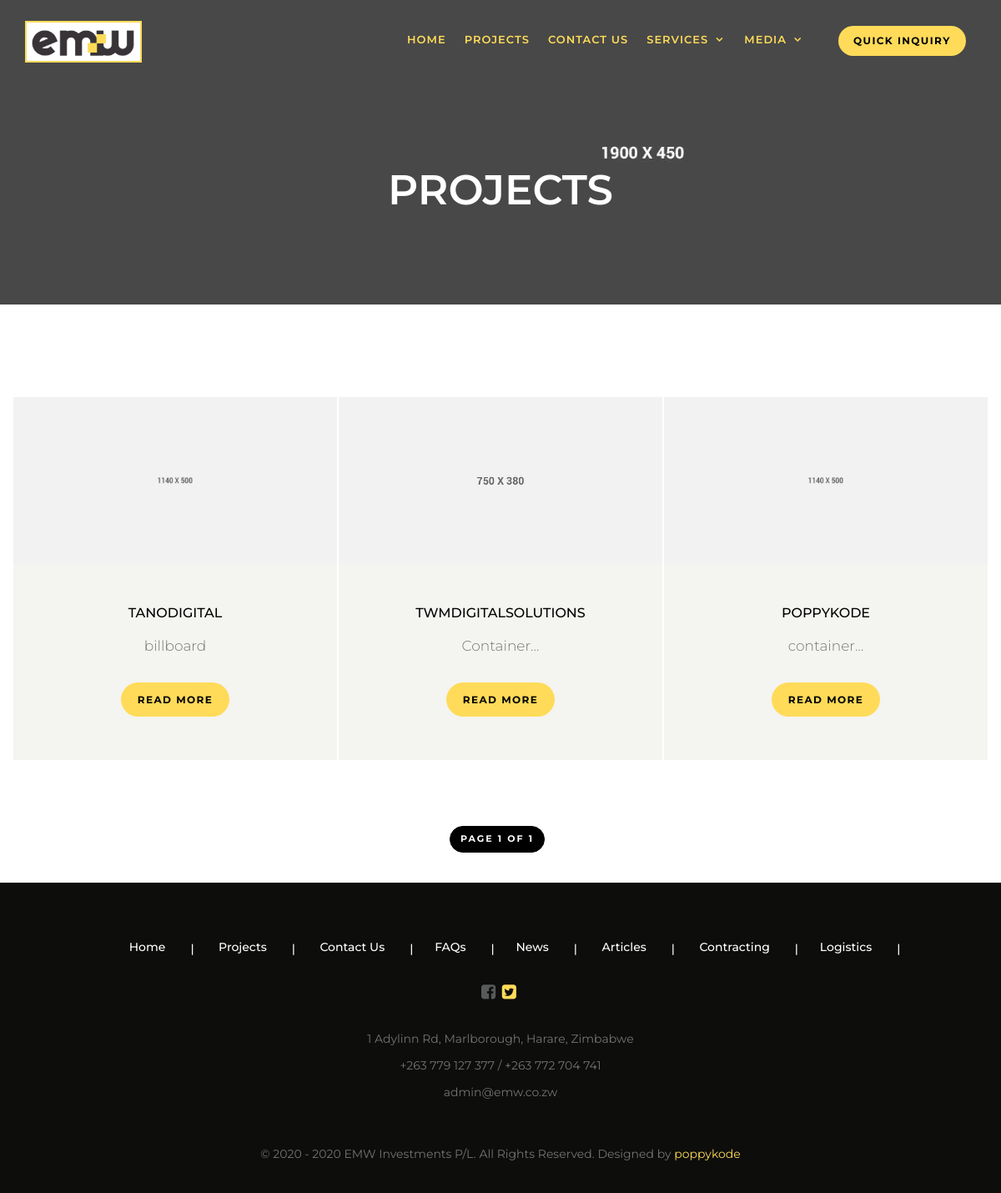
Page /projects/all on the committed database.
### portifolio_clients/models.py (models this page shows, shortened)
class Project(models.Model):
    CATEGORY = (
        ('', 'Choose Category'),
        ('contracting', 'contracting'),
        ('logistics', 'Logistics')
    )
    company = models.CharField(max_length=255)
    project_category = models.CharField(max_length=100, choices=CATEGORY)
    project_name = models.CharField(max_length=255)
    project_description = RichTextUploadingField()
    project_cover_image = models.ImageField(
        upload_to='project/%Y/%m/')
    slug = models.SlugField(unique=True)
    updated = models.DateTimeField(auto_now=True)
    position = models.PositiveIntegerField(default=0)
    timestamp = models.DateTimeField(auto_now_add=True)
    class Meta:
        ordering = ["position", ]

### portifolio_clients/views.py (the view)
# urls.py: path('projects/all', projects, name='projects')
def projects(request):
    template_name = 'portifolio_clients/projects.html'
    qs_projs = Project.objects.all()
    paginator = Paginator(qs_projs, 36)
    page = request.GET.get('page')
    qs = paginator.get_page(page)
    return render(request, template_name, {'obj': qs, })

### templates/portifolio_clients/projects.html (shortened to what this page needs)
{% extends 'base/base.html' %}
{% load static %}
{% block content %}
<div class="page-header">
    <div class="container">
        <div class="row">
            <div class="col-lg-12 col-md-12 col-sm-12 col-xs-12">
                <div class="page-section">
                    <h1 class="page-title ">Projects </h1>
                </div>
            </div>
        </div>
    </div>
</div>
<div class="pdt80">
    <div class="container">
        <div class="row">
            <div class="portfolioContainer">
                {% for all in  obj %}
                {% include 'base/snippets/projects_snippets.html' with instance=all %}
                {% endfor %}
            </div>
        </div>
        {% if obj %}
        <div class="row">
            <div class="col-lg-12 col-md-12 col-sm-12 col-xs-12">
                <div class="col-lg-12 col-md-12 col-sm-12 col-xs-12">
                    <div class="st-pagination">
                        <ul class="pagination">
                            <li><a href="#"> Page {{ obj.number }} of {{ obj.paginator.num_pages }}</a></li>
                        </ul>
                    </div>
                </div>
            </div>
        </div>
        {% endif %}
    </div>
</div>
{% endblock %}

### templates/base/snippets/projects_snippets.html
{% load static %}
<div class=" col-lg-4 col-md-4 col-sm-3 col-xs-12">
    <div class="card">
        <img class="card-img-top" src="{{instance.project_cover_image.url}}" alt="{{instance.company|title}}"
            class="img-responsive" style="height: 200px;">
        <div class="card-body post-block">
            <h4 class="card-title">{{instance.company|title}}</h4>
            <p class="card-text">{{instance.project_name|truncatechars:10}}</p>
            <a href="{% url 'portifolio_clients:project_details' instance.slug %}" class="btn btn-primary">Read More</a>
        </div>
    </div>
</div>

### static_files/css/style.css (style rules this page uses)
body { -webkit-font-smoothing: antialiased; text-rendering: optimizeLegibility; font-family: 'Montserrat', sans-serif; font-size: 17px; letter-spacing: 0px; color: #777777; font-weight: 300; line-height: 34px; }
h1, h2, h3, h4, h5, h6 { font-weight: 500; color: #000000; font-family: 'Montserrat', sans-serif; margin: 0px 0px 15px 0px; letter-spacing: 0px; text-transform: uppercase; }
h1 { font-size: 30px; }
h4 { font-size: 16px; line-height: 22px; }
p { margin: 0 0 30px; line-height: 1.6; }
ul, ol { list-style: none; margin: 0; padding: 0; }
a { text-decoration: none; color: #111; -webkit-transition: all 0.3s; -moz-transition: all 0.3s; transition: all 0.3s; }
.btn { font-family: 'Montserrat', sans-serif; font-size: 12px; text-transform: uppercase; font-weight: 700; padding: 12px 20px; margin-bottom: 4px; letter-spacing: 1.4px; border-radius: 50px; border: transparent; -webkit-transition: all 0.3s; -moz-transition: all 0.3s; transition: all 0.3s; }
.btn-primary { background-color: #FFDB59; color: #000; }
.pdt80 { padding-top: 80px; }
img { width: auto; max-width: 100%; height: auto; margin: 0; padding: 0; border: none; line-height: normal; vertical-align: middle; }
.page-header { text-align: center; background-image: url(../images/pageheader.jpg); background-size: cover; margin: 0px; padding: 0px; border: 0px; }
.page-section { padding-top: 200px; padding-bottom: 100px; }
.page-title { font-size: 50px; font-weight: 600; margin-bottom: 10px; font-family: 'Montserrat', sans-serif; color: #fff; }
.isotope-item { z-index: 2; }
.isotope, .isotope .isotope-item { -webkit-transition-duration: 0.8s; -moz-transition-duration: 0.8s; transition-duration: 0.8s; }
.isotope { -webkit-transition-property: height, width; -moz-transition-property: height, width; transition-property: height, width; }
.isotope .isotope-item { -webkit-transition-property: -webkit-transform, opacity; -moz-transition-property: -moz-transform, opacity; transition-property: transform, opacity; padding: 1px; padding-bottom: -1px; }
.portfolioContainer { margin-left: 0px; margin-right: 0px; margin-top: 30px; }
.post-block { background-color: #f4f4f0; padding: 48px; text-align: center; margin-bottom: 30px; }
.pagination { display: inline-block; padding-left: 0; margin: 20px 0; }
.st-pagination { text-align: center; margin-top: 30px; }
.st-pagination .pagination>li>a, .pagination>li>span { position: relative; float: left; line-height: 1.6; color: #fff; letter-spacing: 2px; text-decoration: none; font-size: 11px; border-radius: 50px; border: 1px solid #000; background-color: #000; font-weight: 700; text-transform: uppercase; margin-right: 8px; margin-bottom: 5px; }
.st-pagination .pagination>li:first-child>a, .st-pagination .pagination>li:first-child>span { margin-left: 0; border-radius: 50px; }
.st-pagination .pagination>li:last-child>a, .st-pagination .pagination>li:last-child>span { border-radius: 50px; }

### rows in the picture
Project: project_cover_image (picture), company "TANODIGITAL", project_name "billboard"
Project: project_cover_image (picture), company "TWMDIGITALSOLUTIONS", project_name "Container…"
Project: project_cover_image (picture), company "POPPYKODE", project_name "container…"

### other values in the picture
{{ obj.number }} "1"
{{ obj.paginator.num_pages }} "1"
